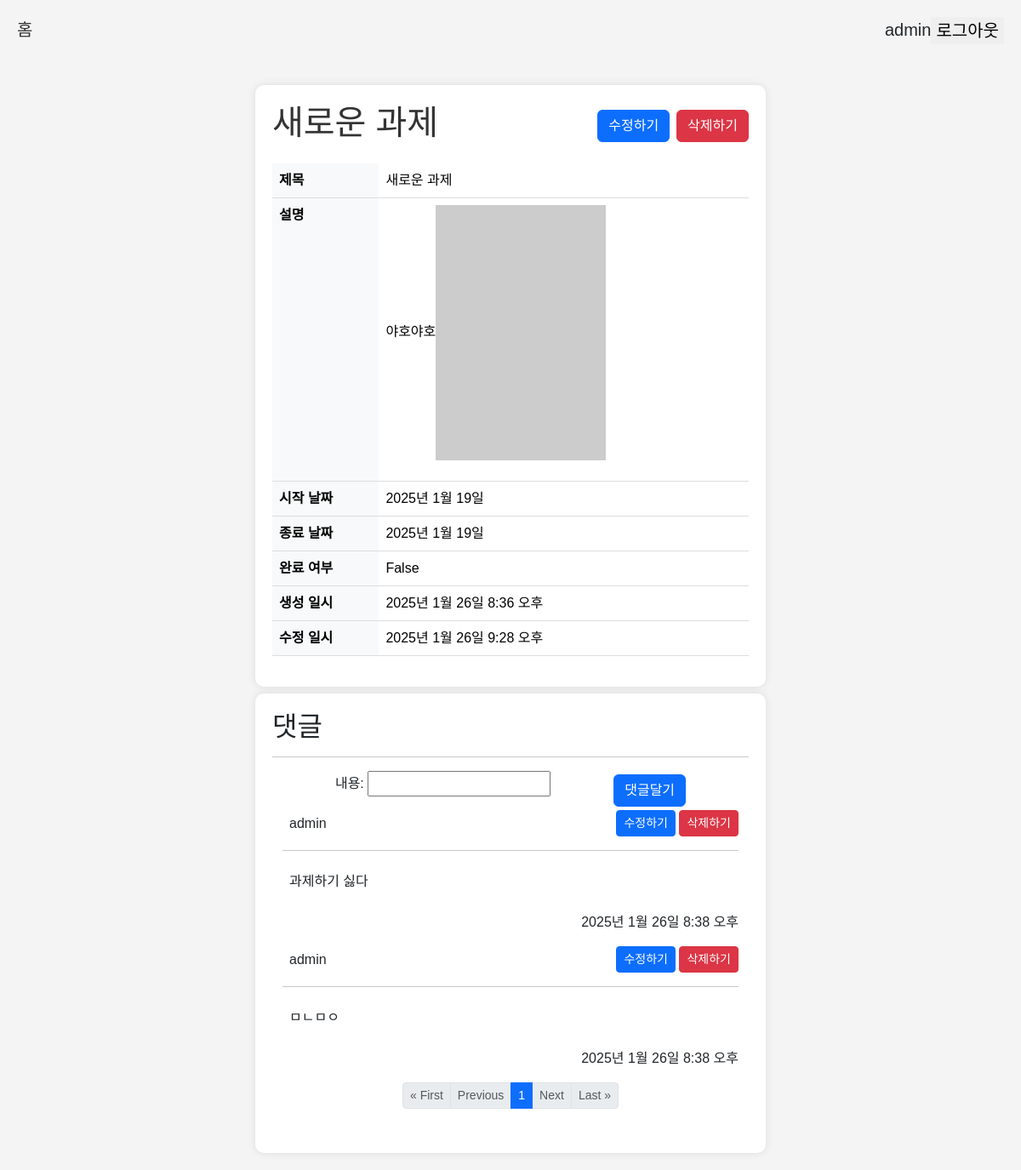
Screenshot of /cbv/todo/106/ (signed in) with the database file from the repository.
### todo/models.py (models this page shows, shortened)
class Todo(models.Model):
    user = models.ForeignKey(User, on_delete=models.CASCADE)
    title = models.CharField(
        max_length=50,
        verbose_name="제목"  # 필드 라벨을 "제목"으로 설정
    )
    description = models.TextField(
        verbose_name="내용"  # 필드 라벨을 "내용"으로 설정
    )
    start_date = models.DateField(
        verbose_name="시작 날짜"  # 필드 라벨을 "시작 날짜"로 설정
    )
    end_date = models.DateField(
        verbose_name="종료 날짜"  # 필드 라벨을 "종료 날짜"로 설정
    )
    is_completed = models.BooleanField(
        default=False,
        verbose_name="완료 여부"  # 필드 라벨을 "완료 여부"로 설정
    )
    thumbnail = models.ImageField(
        upload_to = 'todo/thumbnails', default='todo/no_image/NO-IMAGE.gif', null=True, blank=True,
    )
    completed_image = models.ImageField(
        upload_to='todo/completed_images', null=True, blank=True,
        verbose_name="썸네일"
    )
    created_at = models.DateTimeField(
        auto_now_add=True,
        verbose_name="생성 날짜"  # 필드 라벨을 "생성 날짜"로 설정
    )
    updated_at = models.DateTimeField(
        auto_now=True,
        verbose_name="수정 날짜"  # 필드 라벨을 "수정 날짜"로 설정
    )
    class Meta:
        verbose_name = "할 일"  # 모델 이름(단수형)을 "할 일"로 설정
        verbose_name_plural = "할 일 목록"  # 모델 이름(복수형)을 "할 일 목록"으로 설정

class Comment(models.Model):
    todo = models.ForeignKey(Todo, on_delete=models.CASCADE, related_name='comments')
    user = models.ForeignKey(User, on_delete=models.CASCADE)
    message = models.CharField(max_length=100)
    created_at = models.DateTimeField(auto_now_add=True)
    updated_at = models.DateTimeField(auto_now=True)

### todo/cb_views.py (the view)
# urls.py: path('todo/<int:pk>/', TodoDetailView.as_view(), name='info'),
class TodoDetailView(LoginRequiredMixin, DetailView):
    model = Todo
    queryset = Todo.objects.all().prefetch_related("comments", "comments__user")
    template_name = 'todo_info.html'
    def get_object(self, queryset=None):
        obj = super().get_object(queryset)
        if obj.user != self.request.user and not self.request.user.is_superuser:
            raise Http404("해당 To Do를 조회할 권한이 없습니다.")
        return obj
    def get_context_data(self, **kwargs):
        context = super().get_context_data(**kwargs)
        context['comment_form'] = CommentForm()
        comments = self.object.comments.order_by('-created_at')
        paginator = Paginator(comments, 5)  # 페이지당 5개의 댓글
        page_number = self.request.GET.get('page')
        context['page_obj'] = paginator.get_page(page_number)
        context['comments'] = paginator.get_page(page_number)
        fields_to_display = [
            ('title', '제목'),
            ('description', '설명'),
            ('start_date', '시작 날짜'),
            ('end_date', '종료 날짜'),
            ('is_completed', '완료 여부'),
            ('created_at', '생성 일시'),
            ('updated_at', '수정 일시'),
        ]
        context['fields_to_display'] = fields_to_display
        return context

### todo/forms.py
class CommentForm(forms.ModelForm):
    class Meta:
        model = Comment
        fields = ['message',]
        labels = {
            'message': '내용',
        }
        widget = {
            'message':forms.Textarea(attrs={
                'rows':3, 'cols':40 , 'class':'form-control', 'placeholder':' 댓글을 입력해주세요.'
            }),
        }

### templates/todo_info.html (shortened to what this page needs)
{% extends 'base.html' %}
{% load static %}
{% block content %}
<div class="mt-lg-5 custom-container">
    <div class="d-flex justify-content-between align-items-center mb-3">
        <h1>{{ todo.title }}</h1>
        <div class="d-flex">
            <button class="btn btn-primary me-2" onclick="location.href='{% url 'todo:update' todo.id %}'">수정하기</button>
            <form method="POST" action="{% url 'todo:delete' todo.id %}">
                <button id="delete-button" type="submit" class="btn btn-danger">삭제하기</button>
            </form>
        </div>
    </div>
    <table class="table">
        <tr>
            <th class="bg-light">제목</th>
            <td>{{ todo.title }}</td>
        </tr>
        <tr>
            <th class="bg-light">설명</th>
            <td>{{ todo.description | safe}}</td>
        </tr>
        <tr>
            <th class="bg-light">시작 날짜</th>
            <td>{{ todo.start_date }}</td>
        </tr>
        <tr>
            <th class="bg-light">종료 날짜</th>
            <td>{{ todo.end_date }}</td>
        </tr>
        <tr>
            <th class="bg-light">완료 여부</th>
            <td>{{ todo.is_completed }}</td>
        </tr>
        <tr>
            <th class="bg-light">생성 일시</th>
            <td>{{ todo.created_at }}</td>
        </tr>
        <tr>
            <th class="bg-light">수정 일시</th>
            <td>{{ todo.updated_at }}</td>
        </tr>
    </table>
</div>
<div class="custom-container mt-lg-2">
    <h2>댓글</h2>
    <hr>
    <form method="POST" action="{% url 'todo:comment_create' todo.id %}" class="d-flex justify-content-evenly align-items-center">
        {{ comment_form.as_p }}
        <button class="btn btn-primary">댓글달기</button>
    </form>
    <ul class="list-unstyled" id="comment_wrapper">
        {% for comment in comments %}
            <li class="comment-list-item container-fluid">
                <div class="ps-2 d-flex justify-content-between align-items-center">
                    <p class="mb-0">{{ comment.user.username }}</p>
                    {% if request.user == comment.user or request.user.is_staff %}
                        <div class="text-decoration-none a-group">
                            <form method="POST" action="{% url 'todo:comment_delete' comment.id %}">
                                <div class="btn-group-sm">
                                    <button class="btn btn-primary" type="button" onclick="modify_view({{ comment.id }})">수정하기</button>
                                    <button type="submit" class="btn btn-danger">삭제하기</button>
                                </div>
                            </form>
                        </div>
                    {% endif %}
                </div>
                <hr>
                <div>
                    <p class="p-lg-2">{{ comment.message }}</p>
                    <p class="text-end">{{ comment.created_at }}</p>
                </div>
            </li>
        {% empty %}
            <li>댓글이 없습니다.</li>
        {% endfor %}
    </ul>
    {% include 'pagination.html' with fragment='comment_wrapper' %}
</div>
{% endblock %}

### templates/base.html (shortened to what this page needs)
{% load static %}
<!DOCTYPE html>
<html lang="en">
<head>
    <link href="{% static 'css/bootstrap.css' %}" rel="stylesheet">
</head>
<body>
<nav style="display:flex; justify-content: space-between">
    <div>
        <a style="font-size:20px" href="{% url 'todo:list' %}">홈</a>
    </div>
    {% if request.user.is_authenticated %}
        <div style="text-align:right; font-size: 20px; display:flex; justify-content: space-between">
            {{ request.user.username }}
            <form action="{% url 'logout' %}" method="POST">
                <button style="border: 0; font-size: 20px; cursor:pointer">로그아웃</button>
            </form>
        </div>
    {% else %}
        <div style="display:flex; justify-content: right; font-size: 20px;">
            <a href="{% url 'signup' %}" style="margin-right:10px">회원가입</a>
            <a href="{% url 'login' %}">로그인</a>
        </div>
    {% endif %}
</nav>
{% block content %}
{% endblock %}
</body>
</html>

### templates/todo_info.html (style rules this page uses)
body { font-family: Arial, sans-serif; background-color: #f4f4f4; margin: 0; padding: 20px; }
.custom-container { max-width: 600px; margin: auto; background: #fff; padding: 20px; border-radius: 10px; box-shadow: 0 0 10px rgba(0, 0, 0, 0.1); }
h1 { text-align: center; color: #333; }
table { width: 100%; border-collapse: collapse; }
th, td { padding: 10px; text-align: left; border-bottom: 1px solid #ddd; }
th { background: #f8f9fa; }
a { text-decoration: none; color: #333; }

### rows the page displays
Todo: title "새로운 과제", description "야호야호", start_date "2025년 1월 19일", end_date "2025년 1월 19일", is_completed "False", created_at "2025년 1월 26일 8:36 오후", updated_at "2025년 1월 26일 9:28 오후"
Comment: user.username "admin", message "과제하기 싫다", created_at "2025년 1월 26일 8:38 오후"
Comment: user.username "admin", message "ㅁㄴㅁㅇ", created_at "2025년 1월 26일 8:38 오후"

### other values shown
{{ request.user.username }} "admin"
{{ num }} "1"
